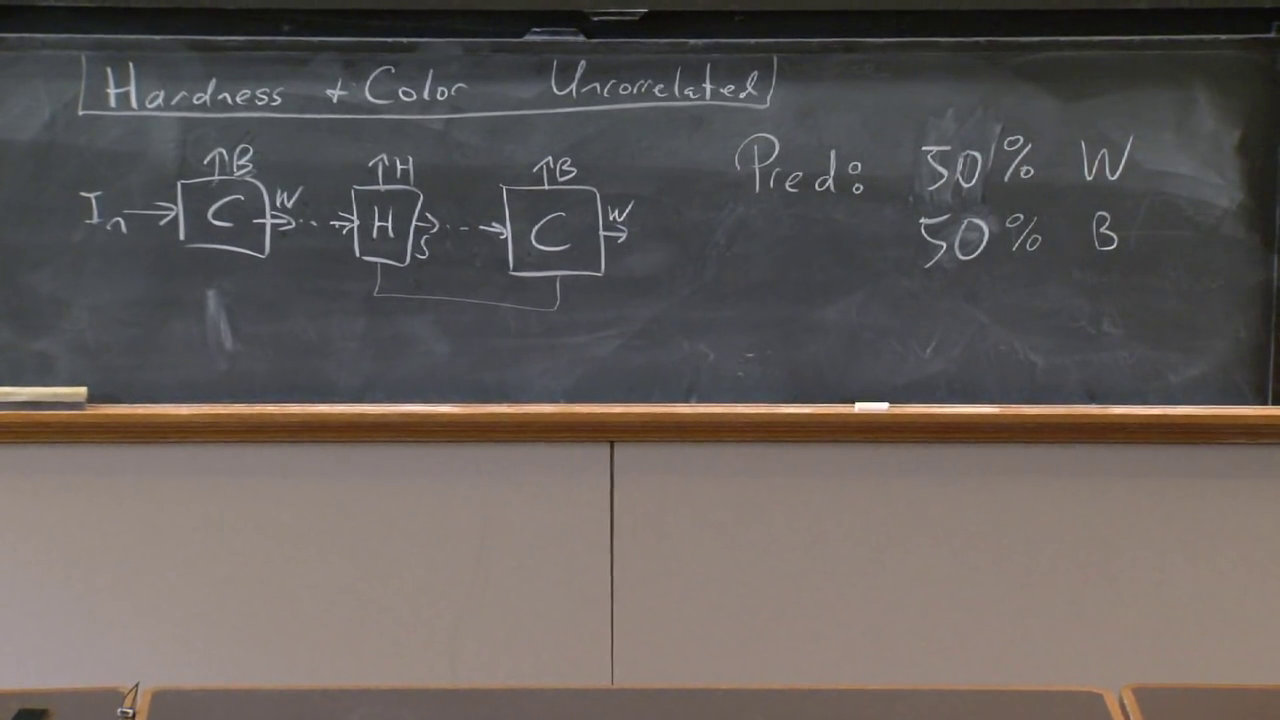
#> input picture ContentSegmentation/test_frames/00_23_40_00003.png, 1280 x 720 px
$ python BoardIsolationHelper.py
#> lines starting #> are read from the running program, lines starting #| are printed output that depends on the picture; after the words box and inside, x2 and y2 are one past the last pixel; in counts of white or black regions, pixels touching at a corner belong together
import cv2
import numpy as np

IMAGE_PATH = "test_frames/00_23_40_00003.png"

def normalize_contrast(gray):
    # Boost local contrast to reduce shadows and glare
    clahe = cv2.createCLAHE(clipLimit=3.0, tileGridSize=(8,8))
    return clahe.apply(gray)

def get_board_mask(bgr):
    # Convert to gray and normalize contrast
    gray = cv2.cvtColor(bgr, cv2.COLOR_BGR2GRAY)
    gray = normalize_contrast(gray)

    # Light blur to suppress speckle without killing edges
    blurred = cv2.GaussianBlur(gray, (5, 5), 0)

    # Adaptive threshold handles uneven lighting; invert so board lines become white
    binary = cv2.adaptiveThreshold(
        blurred, 255,
        cv2.ADAPTIVE_THRESH_GAUSSIAN_C,
        cv2.THRESH_BINARY_INV, 31, 7
    )

    # Close gaps between stroke fragments
    kernel = cv2.getStructuringElement(cv2.MORPH_RECT, (11, 11))
    closed = cv2.morphologyEx(binary, cv2.MORPH_CLOSE, kernel)

    # Optional cleanup of tiny dots
    kernel_small = cv2.getStructuringElement(cv2.MORPH_RECT, (3, 3))
    cleaned = cv2.morphologyEx(closed, cv2.MORPH_OPEN, kernel_small)

    return cleaned

def order_corners(pts4):
    # TL, TR, BR, BL
    s = pts4.sum(axis=1)
    diff = np.diff(pts4, axis=1)
    ordered = np.zeros((4,2), dtype=np.float32)
    ordered[0] = pts4[np.argmin(s)]
    ordered[2] = pts4[np.argmax(s)]
    ordered[1] = pts4[np.argmin(diff)]
    ordered[3] = pts4[np.argmax(diff)]
    return ordered

def find_board_corners(bgr, mask):
    # Find external contours
    contours, _ = cv2.findContours(mask, cv2.RETR_EXTERNAL, cv2.CHAIN_APPROX_SIMPLE)

    if not contours:
        return None, None

    h, w = mask.shape
    img_area = h * w

    best = None
    best_score = -1.0

    for cnt in contours:
        area = cv2.contourArea(cnt)
        if area < 0.05 * img_area:  # skip tiny regions
            continue

        hull = cv2.convexHull(cnt)
        hull_area = cv2.contourArea(hull)
        if hull_area <= 1:
            continue

        # Solidity close to 1 means compact shape
        solidity = area / hull_area

        # Fit minimum-area rectangle to get a clean box
        rect = cv2.minAreaRect(hull)  # (center, (w,h), angle)
        box = cv2.boxPoints(rect)     # 4 corners float32
        box = np.array(box, dtype=np.float32)

        # Rectangularity: how much of the fitted rectangle is filled by the contour
        rect_w, rect_h = rect[1]
        rect_area = max(rect_w * rect_h, 1.0)
        rectangularity = area / rect_area

        # Aspect ratio sanity check (boards are not super skinny)
        ar = max(rect_w, rect_h) / max(min(rect_w, rect_h), 1.0)

        # Score prefers big, solid, rectangular shapes with reasonable aspect ratio
        score = (area / img_area) + 0.8 * solidity + 0.8 * rectangularity - 0.05 * abs(ar - 1.8)

        if score > best_score:
            best_score = score
            best = (cnt, box)

    if best is None:
        return None, None

    cnt, box = best
    return cnt, order_corners(box)

def warp_board(bgr, corners, border=8):
    # Compute target size with a small extra border for context
    tl, tr, br, bl = corners

    width_top = np.linalg.norm(tr - tl)
    width_bottom = np.linalg.norm(br - bl)
    max_width = int(max(width_top, width_bottom)) + border * 2

    height_left = np.linalg.norm(bl - tl)
    height_right = np.linalg.norm(br - tr)
    max_height = int(max(height_left, height_right)) + border * 2

    dst = np.array([
        [border, border],
        [max_width - border - 1, border],
        [max_width - border - 1, max_height - border - 1],
        [border, max_height - border - 1]
    ], dtype=np.float32)

    M = cv2.getPerspectiveTransform(corners.astype(np.float32), dst)
    warped = cv2.warpPerspective(bgr, M, (max_width, max_height))
    return warped

def main():
    img = cv2.imread(IMAGE_PATH)
#> img is the input picture: shape (720, 1280, 3); mean B, G, R 89.9, 93, 99.6
    if img is None:
        print("Could not load image")
        return

    mask = get_board_mask(img)
#> in normalize_contrast, `return clahe.apply(gray)`:
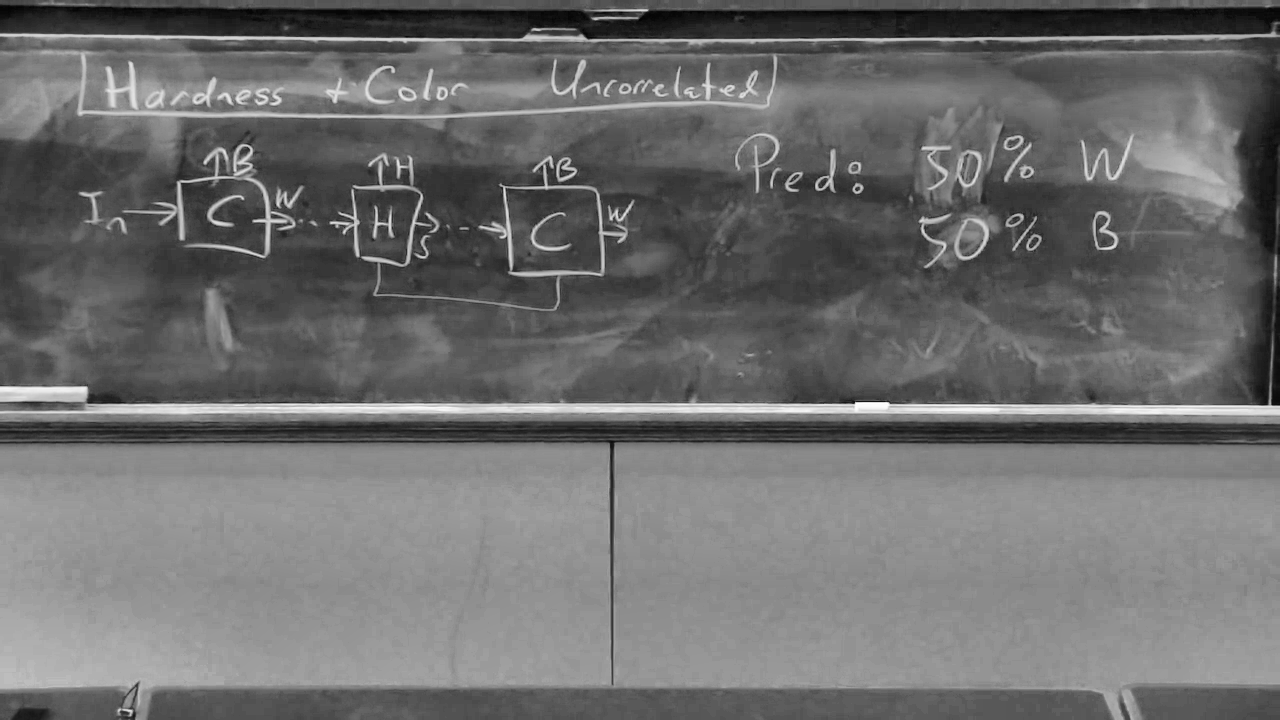
#> returned value: shape (720, 1280); min 3, max 255, mean 109.6
#> in get_board_mask, `binary = cv2.adaptiveThreshold( blurred, 255, cv2.ADAPTIVE_THRESH_GAUS..`:
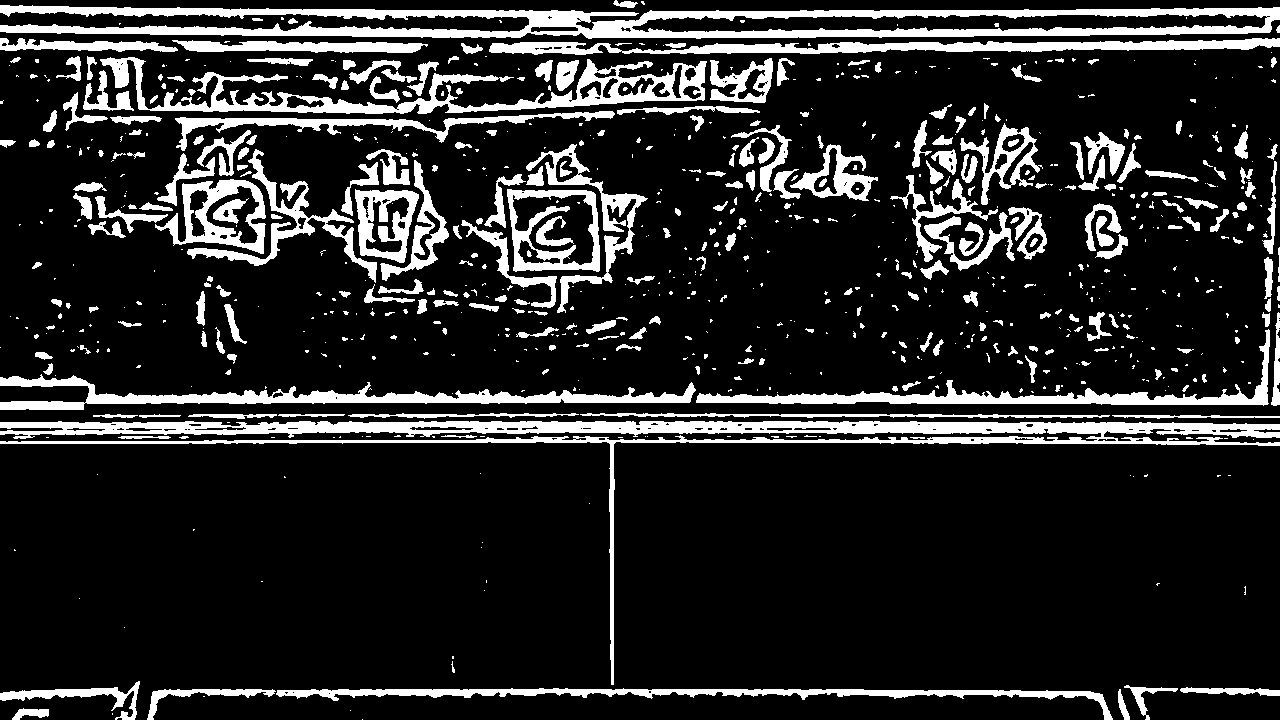
#> binary: shape (720, 1280); 15.7% white; 806 white regions (501 under 20 px), largest, box (x1, y1, x2, y2) and area: (0, 421, 1280, 685) 19841, (0, 5, 1280, 39) 19385, (100, 57, 707, 114) 8960
#> in get_board_mask, `closed = cv2.morphologyEx(binary, cv2.MORPH_CLOSE, kernel)`: closed: shape (720, 1280); 26.5% white; 249 white regions (165 under 20 px), largest, box (x1, y1, x2, y2) and area: (0, 0, 1280, 351) 139104, (0, 144, 1280, 720) 72659, (890, 103, 1058, 293) 15502
#> in get_board_mask, `cleaned = cv2.morphologyEx(closed, cv2.MORPH_OPEN, kernel_small)`:
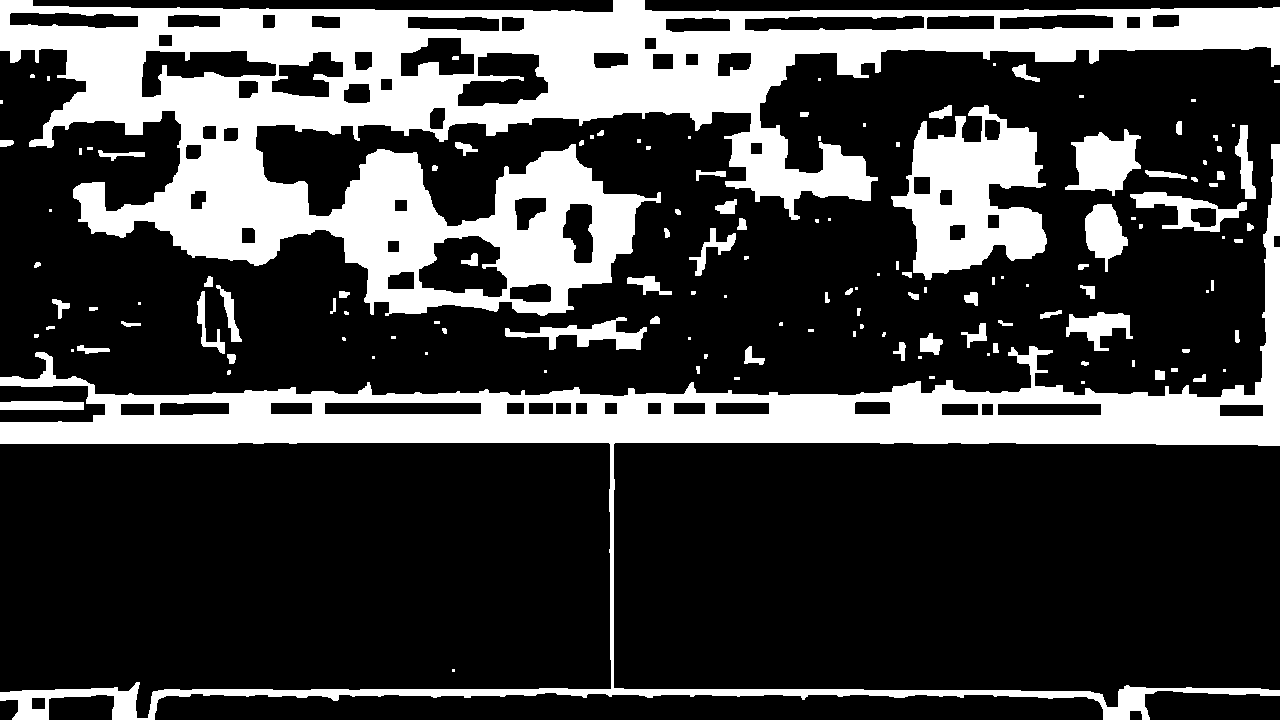
#> cleaned: shape (720, 1280); 26.2% white; 136 white regions (57 under 20 px)
    contour, corners = find_board_corners(img, mask)
#> in find_board_corners, `contours, _ = cv2.findContours(mask, cv2.RETR_EXTERNAL, cv2.CHAIN_APPR..`: contours = 134 contours, 71 with area under 20; largest, box (x1, y1, x2, y2) and area: (0, 0, 1280, 316) 163992, (0, 144, 1280, 720) 75998, (891, 105, 1047, 280) 15994, (1065, 129, 1141, 196) 2886, (1130, 192, 1247, 232) 1958
#> the loop in find_board_corners, `for cnt in contours:` made 134 passes
#> (area, hull_area, solidity, rect_w, rect_h, rect_area, rectangularity, ar) on passes 106, 134: (75998, 597373, 0.127, 575, 1279, 735425, 0.103, 2.22), (163991.5, 284445.5, 0.577, 315, 1279, 402884.8, 0.407, 4.06)
#> area on passes 2, 6, 7, 13, 18, 21: 633, 47.5, 76.5, 20, 57.5, 20
#> after the loop in find_board_corners, `for cnt in contours:`: best = 2 items, first 2: contour of 1142 points, box (x1, y1, x2, y2) (0, 0, 1280, 316), area 163992, [[1279, 315], [-9.64e-15, 315], [0, 0], [1279, 0]]; best_score = 0.852
#> in find_board_corners, `cnt, box = best`: cnt = contour of 1142 points, box (x1, y1, x2, y2) (0, 0, 1280, 316), area 163992; box = [[1279, 315], [-9.64e-15, 315], [0, 0], [1279, 0]]
#> in order_corners, `s = pts4.sum(axis=1)`: s = [1594, 315, 0, 1279]
#> in order_corners, `diff = np.diff(pts4, axis=1)`: diff = [-964, 315, 0, -1279]
#> contour has the same summary as cnt in find_board_corners; corners = [[0, 0], [1279, 0], [1279, 315], [-9.64e-15, 315]]

    if corners is None:
        print("Board not found")
        cv2.imshow("Mask", mask)
        cv2.waitKey(0)
        return

    outlined = img.copy()
    # Draw raw contour for reference
    if contour is not None:
        cv2.drawContours(outlined, [contour], -1, (255, 0, 0), 2)
    # Draw straight rectangle from minAreaRect
    cv2.polylines(outlined, [corners.astype(int)], True, (0, 255, 0), 3)
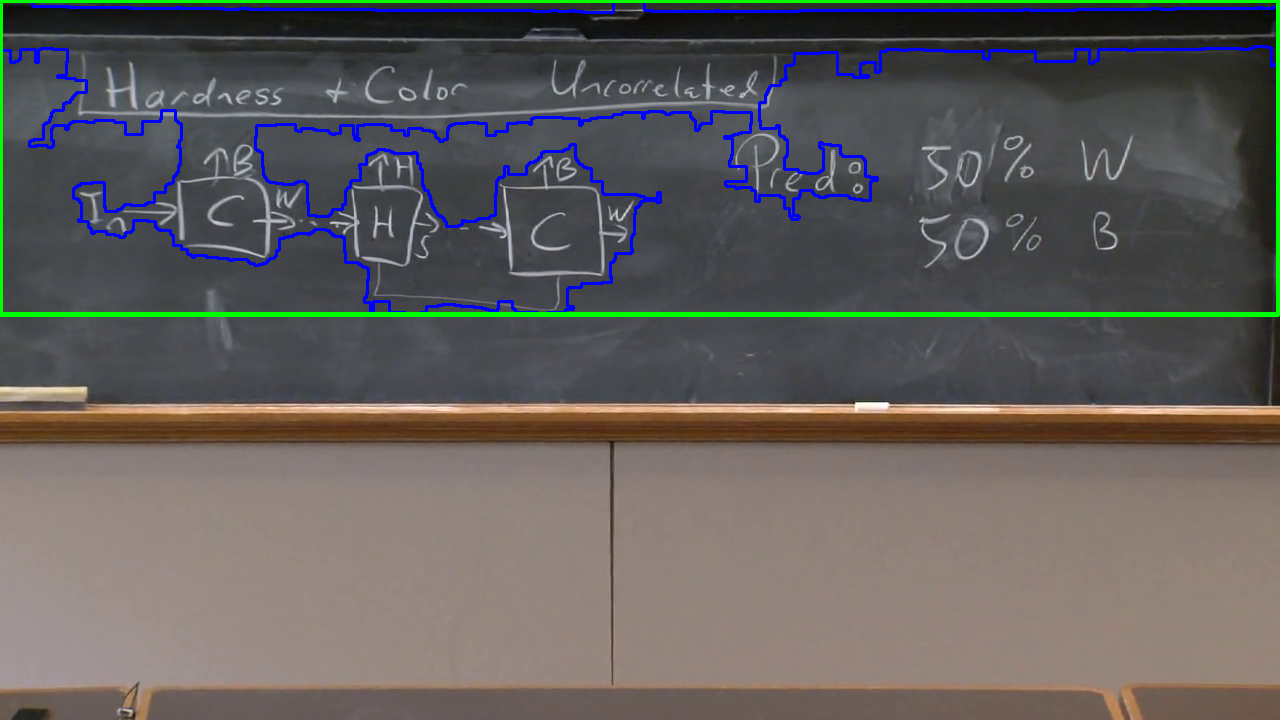
#> outlined: shape (720, 1280, 3); mean B, G, R 92.7, 94.5, 97.7

    warped = warp_board(img, corners, border=8)
#> in warp_board, `tl, tr, br, bl = corners`: tl = [0, 0]; tr = [1279, 0]; br = [1279, 315]; bl = [-9.64e-15, 315]
#> in warp_board, `width_top = np.linalg.norm(tr - tl)`: width_top = 1279
#> in warp_board, `max_width = int(max(width_top, width_bottom)) + border * 2`: max_width = 1294
#> in warp_board, `height_left = np.linalg.norm(bl - tl)`: height_left = 315
#> in warp_board, `max_height = int(max(height_left, height_right)) + border * 2`: max_height = 330
#> in warp_board, `dst = np.array([ [border, border], [max_width - border - 1, border], [..`: dst = [[8, 8], [1285, 8], [1285, 321], [8, 321]]
#> in warp_board, `M = cv2.getPerspectiveTransform(corners.astype(np.float32), dst)`: M = [[0.998, 2.39e-17, 8], [1.15e-18, 0.994, 8], [1.44e-19, -5.41e-19, 1]]
#> in warp_board, `warped = cv2.warpPerspective(bgr, M, (max_width, max_height))`:
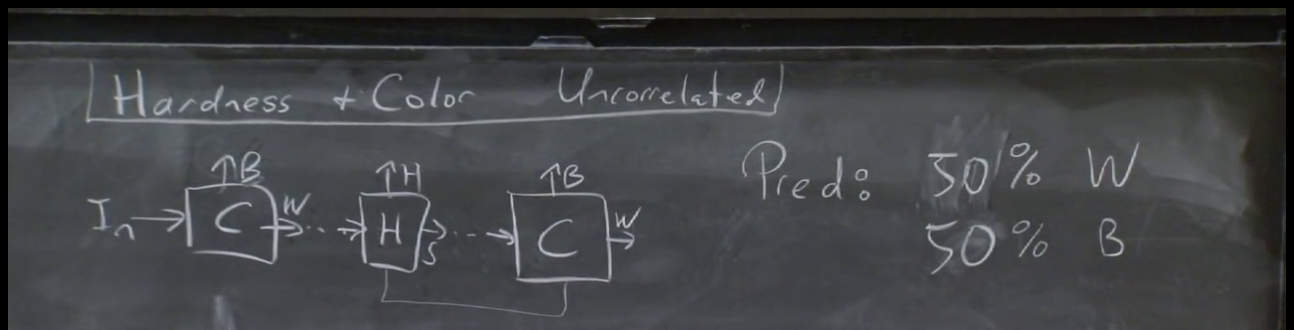
#> warped: shape (330, 1294, 3); mean B, G, R 68.4, 66.5, 64.6

    cv2.imshow("Mask (debug)", mask)
    cv2.imshow("Detected (blue=contour, green=rect)", outlined)
    cv2.imshow("Warped Board", warped)
    cv2.waitKey(0)
    cv2.destroyAllWindows()

if __name__ == "__main__":
    main()
